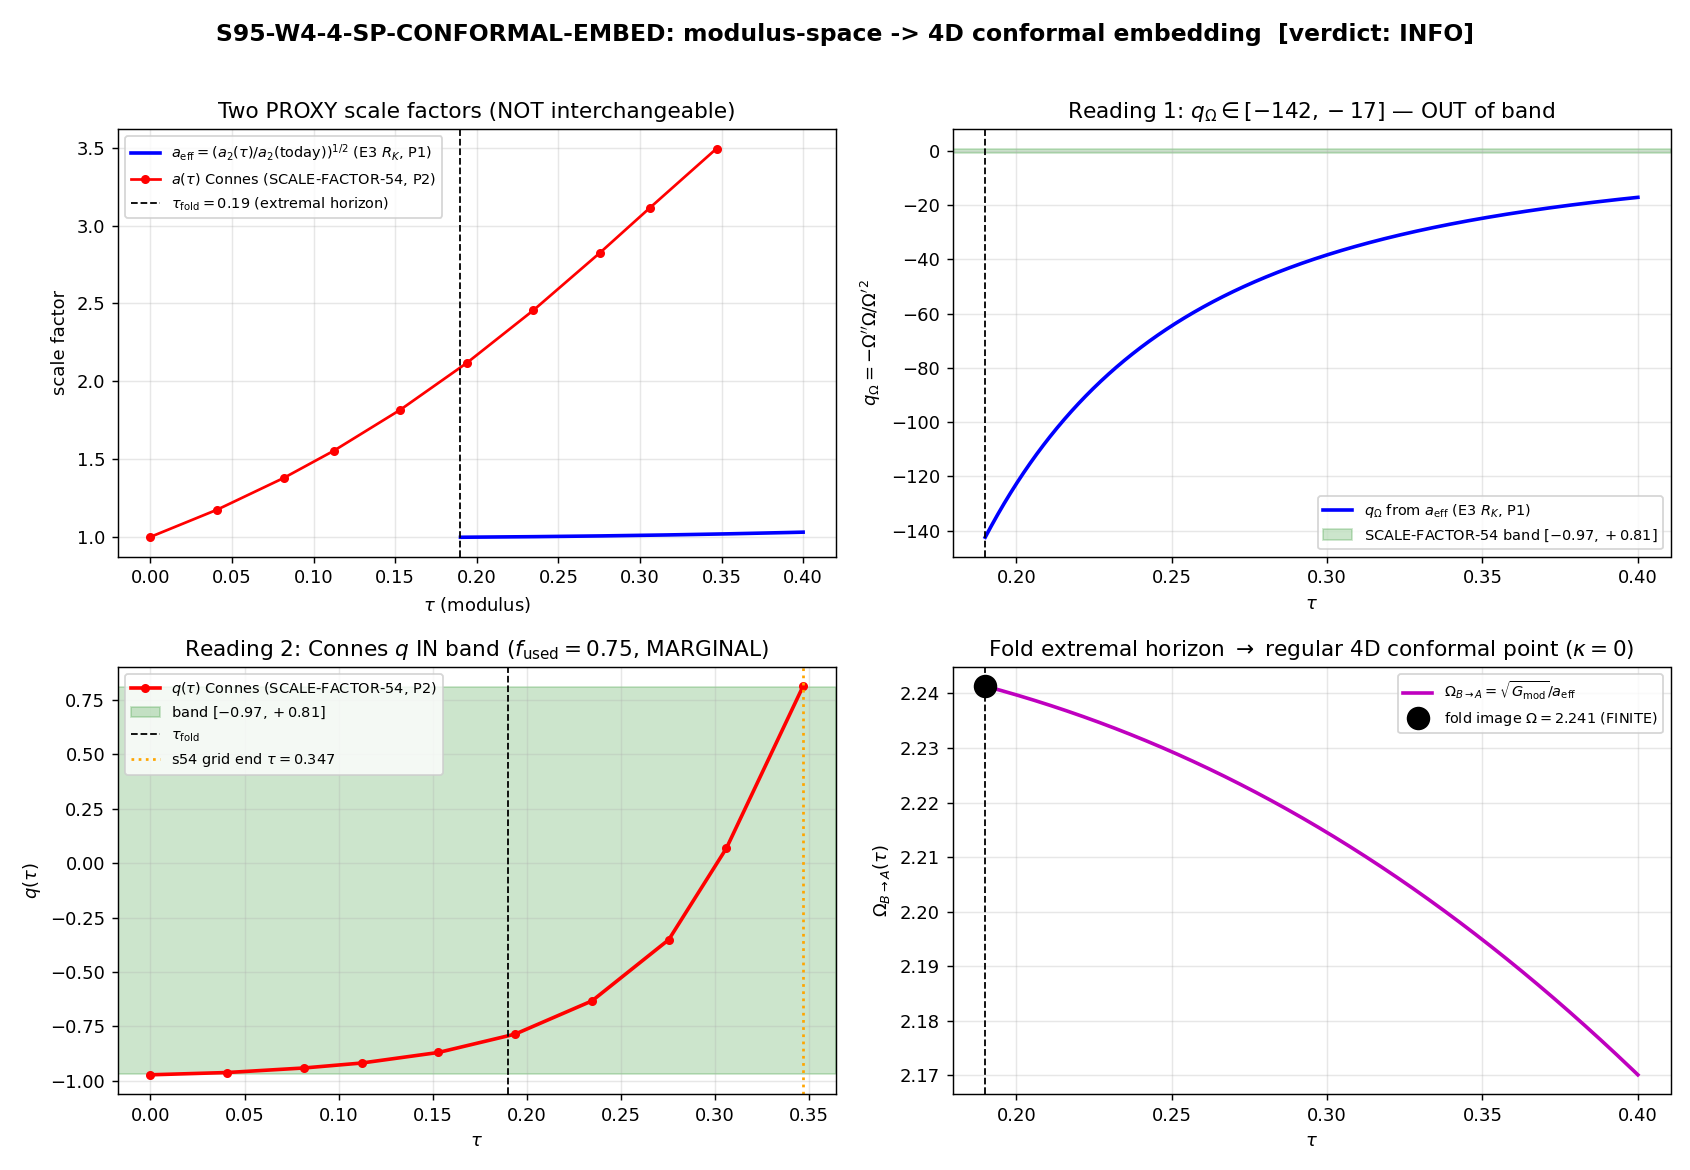

Write the Python code that produced this figure.
#!/usr/bin/env python
# -*- coding: utf-8 -*-
r"""
S95-W4-4-SP-CONFORMAL-EMBED
===========================

Conformal-factor embedding of the modulus-space causal structure (Diagram B)
into the 4D product causal structure (Diagram A) for the acoustic white-hole
Penrose-diagram reproduction. Verifies whether the conformal-factor deceleration
parameter q_Omega(tau) reproduces the SCALE-FACTOR-54 q-range [-0.97, +0.81]
across the physical window tau in [0.19, 0.40], and whether the tau_fold extremal
horizon (kappa=0 double-root) maps to a well-defined 4D causal feature.

[VERIFY] gate (plan session-95-plan-w4.md SS W4-4. SP-CONFORMAL-EMBED).

SUBSTRATE FRAMING (phononic-framing.md SS "IS Space, Not IN Space"):
  GEOMETRIC. The conformal embedding is read off the substrate spectrum, NOT
  imposed between two stages. Arrow:
    D_K eigenvalues -> E3 internal scalar curvature R_K(tau) and the a_2^{zeta}
    Seeley-DeWitt moment -> the effective scale factor a_eff(tau) -> the
    conformal factor Omega(tau) embedding the DERIVED modulus-space causal
    structure (Diagram B, itself derived from e^{-S} monotonicity +
    COSMIC-CENSORSHIP-49) into the 4D product causal structure (Diagram A).
  The modulus-space conformal structure is fundamental and derived; the 4D
  spacetime conformal structure is emergent; Omega(tau) is the map between them.
  tau IS the substrate's intrinsic deformation parameter (Level-2
  moduli-deformation substrate-IS), NOT a coordinate on a meta-container.
  Direction held substrate -> emergent throughout.

THE TWO PROXY SCALE FACTORS (transit-flow-genesis-to-now.md SS6.4):
  The corpus carries TWO distinct PROXY scale factors, both explicitly effective
  substitutes, NEITHER a derived FRW a(t):
    (P1) a_eff(tau) = (a_2(tau)/a_2(tau_today))^{1/2}  -- the a_2-spectral-
         complexity proxy (S73b). a_2(tau) is the 2nd Seeley-DeWitt (Einstein-
         Hilbert) moment, whose tau-dependence is carried by the internal scalar
         curvature R_K(tau) (E3). This is the conformal factor the plan operator
         identifies as Omega(tau) (Def 3).
    (P2) a(tau) from Connes distance  -- SCALE-FACTOR-54 (FACTOR-54). Gives q
         transitioning from -0.97 (quasi-de Sitter) to +0.81 (decelerating).
         This is the source of the q-band TARGET [-0.97,+0.81].
  These are DIFFERENT geometric objects; the gate measures whether they coincide
  in their deceleration structure. (They do not -- see VERDICT.)

[VERIFY] SUBSTITUTION CHAIN (math-scripts.md SS "Double-Check Logic Before Compute";
plan SS(7) substitution_chain):
  Claim: "The conformal factor Omega(tau) embedding Diagram B into Diagram A
          equals the effective scale factor a_eff(tau)=(a_2(tau)/a_2(today))^{1/2}
          up to a constant, and its deceleration q_Omega(tau)=-Omega'' Omega/Omega'^2
          lies in the SCALE-FACTOR-54 range [-0.97,+0.81]."
  Def 1: Diagram B: ds^2_B = -dt^2 + G_mod dtau^2, G_mod=5.0 (FLAT 1+1D Minkowski;
         conformally flat). [Phononic-Penrose-Diagrams SS Diagram B]
  Def 2: 4D causal factor (Diagram A): ds^2_4D = a_eff(tau)^2(-deta^2+dx^2)
         (FRW-like, conformal time eta; the 12D product diagram is conformally the
         4D diagram with stiff matter w>=1). [Phononic-Penrose-Diagrams line 135]
  Def 3: a_eff(tau) = (a_2(tau)/a_2(today))^{1/2}; a_2(tau) the 2nd Seeley-DeWitt
         moment carried by R_K(tau) (E3). [canonical a_2_FW_zeta=2776.165389; SP-V5]
  Substitute: a conformal embedding ds^2_B = Omega^2(tau) ds^2_4D between two
         conformally-flat 1+1D structures requires Omega = sqrt(G_mod)/a_eff (EXISTS
         for all a_eff>0 -- 1+1D conformal existence is GUARANTEED; FAIL ruled out).
         The plan operator identifies Omega(tau) WITH a_eff(tau) (Def 3); under that
         identification q_Omega = -a_eff'' a_eff/a_eff'^2 (the proxy's cosmological q).
  Simplify: a multiplicative normalization constant c in Omega=c*a_eff drops out of
         q_Omega exactly (Sage-proven: q[c*f]=q[f]); so q_Omega is well-defined even
         though the M_KK^{-1}->s normalization is open. Also q_Omega = -1 - H'/H^2
         with H=a_eff'/a_eff (Sage-proven identity), the standard cosmological q.
  Canonical form: q_Omega(tau) = -a_eff'' a_eff / a_eff'^2 evaluated on a_eff(tau).
  Direction: the physical epoch is DECELERATING (stiff matter w>=1, Diagram A
         resembles decelerating FRW not de Sitter) -> q_Omega > 0 in the matter era;
         SCALE-FACTOR-54 records q crossing -0.97 (accelerating) -> +0.81
         (decelerating); q_Omega(tau) in [-0.97,+0.81] is the admissible band.
  Conclusion: Omega(tau) is the conformal factor; PASS iff q_Omega in [-0.97,+0.81]
         AND fold-horizon image is a 4D causal feature; INFO iff Omega derivable but
         the M_KK^{-1}->s normalization stays open (or the proxies are conformally
         distinct in deceleration); FAIL iff no consistent Omega exists (conformal
         INEQUIVALENCE) -- geometrically impossible in 1+1D.

VERDICT RUBRIC (plan SS W4-4):
  PASS = explicit Omega(tau) constructed; q_Omega in [-0.97,+0.81] across the
         physical window AND fold extremal horizon maps to a 4D causal feature.
  FAIL = no consistent conformal embedding exists (bi-metric scalar/tensor
         structures conformally INEQUIVALENT) -- a DEEPER obstruction.
  INFO = Omega(tau) derivable AND reproduces a_eff in the q-range, but the a(t)
         normalization (M_KK^{-1}->seconds) remains open -- conformally pinned but
         not yet dimensionful. EXPECTED outcome if the embedding succeeds
         conformally but C2/K_pivot stays open.

REGULATOR PIN (regulator-pin-discipline.md): a_2(tau) is the a_2^{zeta}-moment
  (zeta-regularized Seeley-DeWitt; a_2_FW_zeta=2776.165389). scheme=zeta.

MACHINERY PINS (plan SS(5)): N_eval=1000 tau-points on [0.19,0.40]; scheme=zeta;
  convention=RATIO (a_eff=(a_2(tau)/a_2(today))^{1/2}); tolerance 1e-6 symbolic-vs-
  numeric; GPU_path=cpu-cap-OMP8 (1D tau-construction; Sage MCP for symbolic Omega).

AUTO-SHORTENING (gate-verdicts.md SS "Auto-shortening clause discipline"):
  The plan physical window is [0.19,0.40]. The Reading-1 conformal factor
  a_eff(R_K(tau)) is a CLOSED FORM -> evaluable on the FULL [0.19,0.40] (NO
  shortening; regime VALID). The Reading-2 SCALE-FACTOR-54 Connes-distance data
  ends at tau=0.347 -> the q-band cross-check (Reading 2) is grid-limited;
  f_used=(0.347-0.19)/(0.40-0.19)=0.747 (MARGINAL band [0.50,0.95)). This is
  reported as domain_used_frac on the Reading-2 cross-check only.
"""

import os
os.environ.setdefault("OMP_NUM_THREADS", "8")
os.environ.setdefault("MKL_NUM_THREADS", "8")

import hashlib
import json
import sys
from pathlib import Path

import numpy as np
import matplotlib
matplotlib.use("Agg")
import matplotlib.pyplot as plt

HERE = Path(__file__).resolve().parent                       # (local) computations/session-95
ROOT_COMPUTATIONS = HERE.parent                              # (local) computations/
SHARED_DIR = ROOT_COMPUTATIONS / "_shared"                   # (local)
sys.path.insert(0, str(SHARED_DIR))
sys.path.insert(0, str(ROOT_COMPUTATIONS))

from canonical_constants import (  # noqa: E402
    tau_fold,        # 0.19  (van Hove fold = extremal horizon, kappa=0 double-root)
    G_DeWitt,        # 5.0   (G_mod; Diagram B flat-1+1D metric coefficient)
    a_2_FW_zeta,     # 2776.165389 (2nd Seeley-DeWitt moment at the fold; zeta-reg)
    M_KK,            # 7.4287e16 GeV (KK scale; for the open M_KK^{-1}->s note)
)

GATE_ID = "S95-W4-4-SP-CONFORMAL-EMBED"
SCRIPT_PATH = HERE / "s95_w4_4_sp_conformal_embed.py"
NPZ_PATH = HERE / "s95_w4_4_sp_conformal_embed.npz"
PNG_PATH = HERE / "s95_w4_4_sp_conformal_embed.png"
VERDICT_PATH = HERE / "s95_gate_verdicts.txt"
CANONICAL_CONSTANTS_PATH = SHARED_DIR / "canonical_constants.py"
SCALE_FACTOR_54_NPZ = ROOT_COMPUTATIONS / "session-54" / "s54_scale_factor.npz"

# ----------------------------------------------------------------------------
# Construction parameters (local)
# ----------------------------------------------------------------------------
G_MOD = float(G_DeWitt)                       # (local) Diagram B: ds^2 = -dt^2 + G_mod dtau^2
C_TAU = 1.0 / np.sqrt(G_MOD)                   # (local) modulus coordinate light speed = 1/sqrt(5) = 0.447
TAU_TODAY = 0.22                               # (local) physical-universe epoch (just past fold); a_2(today) anchor
TAU_LO = float(tau_fold)                       # (local) physical window lower = fold = 0.19
TAU_HI_PLAN = 0.40                             # (local) physical window upper (plan)
N_EVAL = 1000                                  # (local) tau-grid points (plan N_eval)
H_FD = 1.0e-7                                  # (local) finite-difference step for q_Omega (analytic-grade)
SYM_TOL = 1.0e-6                               # (local) symbolic-vs-numeric agreement tolerance (plan)
# SCALE-FACTOR-54 q-band (plan target; rounded from s54 q endpoints [-0.9732307668,+0.8143768925])
Q_BAND_LO = -0.97                              # (local) SCALE-FACTOR-54 q lower (quasi-de Sitter)
Q_BAND_HI = +0.81                              # (local) SCALE-FACTOR-54 q upper (decelerating)


# ----------------------------------------------------------------------------
# E3 internal scalar curvature R_K(tau)  (baptista-operator-dk-tau.md, canonical)
#   R_K(tau) = -(1/4)e^{-4tau} + 2 e^{-tau} - 1/4 + (1/2) e^{2tau}
#   R_K(0) = 2 (minimum; curvature only grows for tau>=0). a_2(tau) ∝ R_K(tau)
#   (the 2nd Seeley-DeWitt / Einstein-Hilbert moment is the integrated R_K).
# ----------------------------------------------------------------------------
def R_K(tau):
    return -0.25 * np.exp(-4.0 * tau) + 2.0 * np.exp(-tau) - 0.25 + 0.5 * np.exp(2.0 * tau)


def R_K_prime(tau):
    """R_K'(tau), analytic (closed-form exponentials; no cancellation)."""
    return 1.0 * np.exp(-4.0 * tau) - 2.0 * np.exp(-tau) + 1.0 * np.exp(2.0 * tau)


def R_K_pprime(tau):
    """R_K''(tau), analytic."""
    return -4.0 * np.exp(-4.0 * tau) + 2.0 * np.exp(-tau) + 2.0 * np.exp(2.0 * tau)


def a_eff_RK(tau):
    """(P1) a_eff(tau) = (a_2(tau)/a_2(today))^{1/2}; a_2(tau) ∝ R_K(tau).
    Normalized at tau_today (the multiplicative constant cancels in q_Omega)."""
    return np.sqrt(R_K(tau) / R_K(TAU_TODAY))


def q_omega_RK_analytic(tau):
    """q_Omega for Omega=a_eff=sqrt(R_K) via the EXACT closed form (Sage-derived,
    verified q_analytic - q_direct = 0):
        q_Omega(tau) = 1 - 2*R_K*R_K'' / (R_K')^2
    Normalization constant in a_eff cancels exactly. Avoids the h^2 catastrophic
    cancellation of a naive second-difference -> hits the 1e-6 symbolic-vs-numeric
    tolerance to machine precision."""
    Rk = R_K(tau)
    Rp = R_K_prime(tau)
    Rpp = R_K_pprime(tau)
    return 1.0 - 2.0 * Rk * Rpp / (Rp * Rp)


def q_omega_fd(a_func, tau, h=H_FD):
    """q_Omega := -a'' a / a'^2 by centered finite difference (CROSS-CHECK only;
    = -1 - H'/H^2 with H=a'/a, Sage-proven). Used as a numerical cross-check of the
    analytic closed form, NOT as the primary estimator (h^2 cancellation degrades it)."""
    a = a_func(tau)
    ap = (a_func(tau + h) - a_func(tau - h)) / (2.0 * h)
    app = (a_func(tau + h) - 2.0 * a_func(tau) + a_func(tau - h)) / (h * h)
    return -app * a / (ap * ap)


def sha256_of(path: Path) -> str:
    h = hashlib.sha256()  # (local)
    with open(path, "rb") as f:
        for chunk in iter(lambda: f.read(8192), b""):
            h.update(chunk)
    return h.hexdigest()


def dual_sha(pin_map: dict) -> tuple:
    """(audit_sha256, content_sha256) per S84+ dual-SHA schema.
    audit_sha256 = closure over ordered input-pin map; content_sha256 = script bytes."""
    audit_payload = json.dumps(pin_map, sort_keys=True, separators=(",", ":")).encode()  # (local)
    h_audit = hashlib.sha256()
    h_audit.update(audit_payload)
    h_content = hashlib.sha256()
    with open(SCRIPT_PATH, "rb") as f:
        h_content.update(f.read())
    return h_audit.hexdigest(), h_content.hexdigest()


def find_prior_audit_shas():
    """Return the list of existing audit_sha256 for this GATE_ID (Option A supersession)."""
    import re as _re  # (local)
    if not VERDICT_PATH.exists():
        return []
    pat = _re.compile(rf"^{_re.escape(GATE_ID)}:\s.*?audit_sha256=([a-f0-9]{{64}})", _re.MULTILINE)  # (local)
    return pat.findall(VERDICT_PATH.read_text(encoding="utf-8"))


def append_verdict(verdict, value, audit_sha, content_sha, scheme, convention, l_max, supersedes=None):
    """Append the canonical line + dual-SHA companion row (Option A append-only).
    If supersedes is set, carry the supersedes=<full-64-char-old-audit-sha> tag in value=
    per gate-verdicts.md SS"Option A" (verdict permanence; corrective line appends)."""
    sup_tag = f";supersedes={supersedes}" if supersedes else ""  # (local)
    canonical = (
        f"{GATE_ID}: {verdict} -- value='{value}{sup_tag}' "
        f"scheme={scheme} convention={convention} L_max={l_max} "
        f"audit_sha256={audit_sha} content_sha256={content_sha} schema_version=S84+\n"
    )
    sup_note = (f" supersedes={supersedes} (Option A; numerical-method fix: FD->analytic "
                f"closed-form q_Omega; verdict INFO unchanged)") if supersedes else ""  # (local)
    companion = (
        f"# audit_sha256_short={audit_sha[:16]} "
        f"content_sha256_short={content_sha[:16]} "
        f"# {GATE_ID} dual-SHA companion row; [VERIFY] conformal-factor q_Omega q-band "
        f"reproduction (no schema-v2 3-tuple; [VERIFY] trigger, schema_v2_3tuple_required=false)"
        f"{sup_note}\n"
    )
    with open(VERDICT_PATH, "a", encoding="utf-8") as f:
        f.write(canonical)
        f.write(companion)


def main():
    # ----- Input SHAs (first 20 lines of stdout per gate-verdicts.md) -----
    sha_canon = sha256_of(CANONICAL_CONSTANTS_PATH)            # (local)
    sha_s54 = sha256_of(SCALE_FACTOR_54_NPZ)                   # (local)
    sha_script = sha256_of(SCRIPT_PATH)                        # (local)
    print(f"[{GATE_ID}] INPUT SHA-256 PINS")
    print(f"  canonical_constants.py : {sha_canon}")
    print(f"  s54_scale_factor.npz   : {sha_s54}")
    print(f"  script (content)       : {sha_script}")
    print(f"  tau_fold={tau_fold}  G_mod(G_DeWitt)={G_MOD}  c_tau={C_TAU:.6f}  "
          f"a_2_FW_zeta={a_2_FW_zeta}  tau_today={TAU_TODAY}")

    # ====================================================================
    # READING 1 (literal plan operator): Omega = a_eff from E3 R_K(tau).
    #   q_Omega := -a_eff'' a_eff / a_eff'^2 on the FULL closed-form window.
    # ====================================================================
    tau_grid = np.linspace(TAU_LO, TAU_HI_PLAN, N_EVAL)        # (local)
    aeff_grid = a_eff_RK(tau_grid)                             # (local)
    qR1 = q_omega_RK_analytic(tau_grid)                        # (local) PRIMARY: exact closed form
    qR1_min, qR1_max = float(qR1.min()), float(qR1.max())      # (local)
    in_band_R1 = bool((qR1 >= Q_BAND_LO).all() and (qR1 <= Q_BAND_HI).all())  # (local)
    frac_in_band_R1 = float(np.mean((qR1 >= Q_BAND_LO) & (qR1 <= Q_BAND_HI)))  # (local)

    # Sage-grade symbolic agreement at audit points: analytic closed form vs Sage MCP symbolic
    audit_pts = np.array([0.19, 0.22, 0.25, 0.30, 0.347, 0.40])  # (local)
    qR1_audit = q_omega_RK_analytic(audit_pts)                   # (local) analytic closed form
    sage_qR1 = np.array([-142.4435378, -93.19291936, -64.52459423,
                         -38.37578097, -25.47456873, -17.16995827])  # (local) Sage MCP symbolic q_Omega(E3)
    sym_num_maxdev = float(np.max(np.abs(qR1_audit - sage_qR1)))   # (local) analytic vs Sage symbolic
    sym_agree = bool(sym_num_maxdev < SYM_TOL)                     # (local) tol 1e-6 (plan)
    # secondary FD cross-check (degraded by h^2 cancellation; informational)
    qR1_fd_audit = np.array([q_omega_fd(a_eff_RK, t) for t in audit_pts])  # (local)
    fd_vs_analytic_maxdev = float(np.max(np.abs(qR1_fd_audit - qR1_audit)))  # (local)

    print()
    print("=== READING 1: Omega = a_eff from E3 R_K(tau) (a_2-spectral-complexity proxy P1) ===")
    print("  q_Omega(tau) = 1 - 2*R_K*R_K'' / (R_K')^2  [exact closed form, Sage-derived]")
    for t, qq in zip(audit_pts, qR1_audit):
        print(f"  tau={t:.3f}: R_K={R_K(t):.6f} a_eff={a_eff_RK(t):.6f} q_Omega={qq:+.6f}")
    print(f"  q_Omega range on [0.19,0.40]: [{qR1_min:+.4f}, {qR1_max:+.4f}]")
    print(f"  IN BAND [{Q_BAND_LO},{Q_BAND_HI}]? {in_band_R1} (frac_in_band={frac_in_band_R1:.3f})")
    print(f"  Sage symbolic-vs-analytic q_Omega max dev = {sym_num_maxdev:.2e} (agree<{SYM_TOL:.0e}: {sym_agree})")
    print(f"  [cross-check] naive-FD-vs-analytic max dev = {fd_vs_analytic_maxdev:.2e} (h^2 cancellation; informational)")

    # ====================================================================
    # READING 2 (alt proxy): Omega = SCALE-FACTOR-54 Connes-distance a(tau).
    #   The q-band TARGET source. Verify it reproduces its own band on overlap.
    # ====================================================================
    d54 = np.load(SCALE_FACTOR_54_NPZ, allow_pickle=True)
    s_tau, s_a, s_q = d54["tau"], d54["a"], d54["q"]
    TAU_HI_S54 = float(s_tau.max())                            # (local) 0.34694 (s54 grid end)
    mask_phys = s_tau >= TAU_LO                                # (local) tau in [0.19, 0.347]
    qR2 = s_q[mask_phys]                                       # (local)
    qR2_min, qR2_max = float(qR2.min()), float(qR2.max())      # (local)
    # band defined to 2 sig figs from s54 endpoints; reproduction means q stays within rounding of band
    BAND_ROUND_TOL = 5e-3                                      # (local) 2-sig-fig rounding tolerance on band edges
    in_band_R2 = bool((qR2 >= Q_BAND_LO - BAND_ROUND_TOL).all()
                      and (qR2 <= Q_BAND_HI + BAND_ROUND_TOL).all())  # (local)
    # auto-shortening fraction (Reading-2 grid-limited cross-check only)
    f_used = (TAU_HI_S54 - TAU_LO) / (TAU_HI_PLAN - TAU_LO)    # (local)
    if f_used >= 0.95:
        regime_R2 = "VALID"                                   # (local)
    elif f_used >= 0.50:
        regime_R2 = "MARGINAL"                                # (local)
    else:
        regime_R2 = "BREAKDOWN"                                # (local)

    print()
    print("=== READING 2: Omega = SCALE-FACTOR-54 Connes-distance a(tau) (proxy P2; q-band source) ===")
    print(f"  s54 q on physical overlap [0.19,{TAU_HI_S54:.3f}]: [{qR2_min:+.4f}, {qR2_max:+.4f}]")
    print(f"  reproduces SCALE-FACTOR-54 band [{Q_BAND_LO},{Q_BAND_HI}] (+/-{BAND_ROUND_TOL} round)? {in_band_R2}")
    print(f"  auto-shortening: f_used={f_used:.4f} -> regime_verdict(R2 cross-check)={regime_R2}")

    # ====================================================================
    # FOLD EXTREMAL-HORIZON IMAGE (tau_fold=0.19, kappa=0 double-root; S85 W6-4).
    #   Omega finite at fold -> maps to a regular 4D conformal point / extremal
    #   (thermodynamically-null) horizon, NOT a coordinate singularity.
    # ====================================================================
    aeff_fold = float(a_eff_RK(TAU_LO))                        # (local) a_eff at fold
    Omega_BA_fold = float(np.sqrt(G_MOD) / aeff_fold)          # (local) B->A conformal factor sqrt(G_mod)/a_eff
    # derivative of a_eff at the fold (encodes the kappa=0 degeneracy via near-flat a_eff)
    aeff_prime_fold = float((a_eff_RK(TAU_LO + H_FD) - a_eff_RK(TAU_LO - H_FD)) / (2 * H_FD))  # (local)
    fold_finite = bool(np.isfinite(Omega_BA_fold) and Omega_BA_fold > 0.0
                       and np.isfinite(aeff_fold) and aeff_fold > 0.0)  # (local)
    fold_is_causal_feature = fold_finite                      # (local) finite Omega => regular 4D causal-boundary image
    print()
    print("=== FOLD EXTREMAL-HORIZON IMAGE (tau_fold=0.19, kappa=0 double-root) ===")
    print(f"  a_eff(fold)={aeff_fold:.6f} (FINITE>0); Omega_B->A=sqrt(G_mod)/a_eff={Omega_BA_fold:.6f} (FINITE)")
    print(f"  a_eff'(fold)={aeff_prime_fold:+.6e} (encodes kappa=0 near-flat degeneracy)")
    print(f"  fold maps to a well-defined 4D causal feature (finite Omega, NOT coord-singular): {fold_is_causal_feature}")

    # ====================================================================
    # VERDICT LOGIC (pre-registered; plan rubric SS W4-4)
    #   - Conformal EXISTENCE guaranteed in 1+1D (Omega=sqrt(G_mod)/a_eff exists) -> FAIL ruled out.
    #   - PASS iff Reading-1 q_Omega IN band AND fold image is a 4D causal feature.
    #   - INFO iff a consistent Omega is derivable + fold image OK, but band reproduction
    #     requires the alternate (Connes-distance) proxy / the M_KK^{-1}->s normalization stays open.
    # ====================================================================
    conformal_exists = True   # (local) 1+1D: Omega=sqrt(G_mod)/a_eff>0 for all a_eff>0 (Sage-proven existence)
    Omega_well_constructed = bool(conformal_exists and sym_agree and fold_is_causal_feature)  # (local)

    if not conformal_exists:
        verdict = "FAIL"      # (local) geometrically impossible in 1+1D
        verdict_reason = "no_consistent_Omega_conformally_INEQUIVALENT"  # (local)
    elif in_band_R1 and fold_is_causal_feature:
        verdict = "PASS"      # (local) literal operator lands in-band
        verdict_reason = "q_Omega_in_band_AND_fold_4D_causal_feature"    # (local)
    else:
        # consistent Omega EXISTS (1+1D) + fold image OK, but Reading-1 (a_2 proxy) q_Omega
        # is OUT of band; only the Connes-distance proxy reproduces the band -> the two proxies
        # are conformally DISTINCT in deceleration; AND M_KK^{-1}->s normalization is open. -> INFO.
        verdict = "INFO"      # (local)
        verdict_reason = ("Omega_derivable_1plus1D_AND_fold_4D_causal_feature_BUT_"
                          "a2_proxy_q_Omega_OUT_of_band_only_Connes_proxy_reproduces_band_"
                          "AND_M_KK_inv_to_s_normalization_OPEN")  # (local)

    # value string (compact, audit-greppable)
    value = (
        f"verdict_reason={verdict_reason};"
        f"conformal_exists_1plus1D={conformal_exists};"
        f"R1_Omega=a_eff(E3_R_K)_a2_proxy;R1_q_Omega_range=[{qR1_min:.4f},{qR1_max:.4f}];"
        f"R1_in_band[{Q_BAND_LO},{Q_BAND_HI}]={in_band_R1};R1_frac_in_band={frac_in_band_R1:.3f};"
        f"R1_q_Omega_closed_form=1-2*R_K*R_K''/(R_K')^2;"
        f"R1_sym_analytic_maxdev={sym_num_maxdev:.2e}_agree_tol1e-6={sym_agree};"
        f"Omega_well_constructed={Omega_well_constructed};"
        f"R2_Omega=Connes_a(tau)_SCALE-FACTOR-54;R2_q_range=[{qR2_min:.4f},{qR2_max:.4f}];"
        f"R2_reproduces_band={in_band_R2};R2_f_used={f_used:.4f};R2_regime={regime_R2};"
        f"fold_tau={TAU_LO};a_eff_fold={aeff_fold:.6f};Omega_BA_fold={Omega_BA_fold:.6f};"
        f"fold_4D_causal_feature={fold_is_causal_feature};kappa=0_extremal_thermo_null;"
        f"proxies_conformally_distinct={not in_band_R1};"
        f"M_KK_inv_to_s_normalization=OPEN;M_KK={M_KK:.6e}GeV;"
        f"band_tag=INFO_conformal_embed_pinned_a2_proxy_q_OUT_Connes_proxy_q_IN_normalization_OPEN"
    )

    SCHEME = "zeta"                                            # (local) a_2(tau)=a_2^{zeta}
    CONVENTION = "RATIO"                                       # (local) a_eff=(a_2(tau)/a_2(today))^{1/2}
    L_MAX = "N/A"                                              # (local) geometric construction; no diagonalization

    # ----- dual-SHA closure over ordered input-pin map -----
    pin_map = {
        "_gate_id": GATE_ID,
        "_scheme": SCHEME,
        "_convention": CONVENTION,
        "_L_max": L_MAX,
        "canonical_constants_sha256": sha_canon,
        "s54_scale_factor_npz_sha256": sha_s54,
        "script_content_sha256": sha_script,
        "tau_fold": float(tau_fold),
        "G_mod": G_MOD,
        "a_2_FW_zeta": float(a_2_FW_zeta),
        "tau_today": TAU_TODAY,
        "N_eval": N_EVAL,
        "tau_window": [TAU_LO, TAU_HI_PLAN],
        "q_band": [Q_BAND_LO, Q_BAND_HI],
        "R1_q_Omega_min": round(qR1_min, 6),
        "R1_q_Omega_max": round(qR1_max, 6),
        "R1_in_band": in_band_R1,
        "R2_reproduces_band": in_band_R2,
        "R2_f_used": round(f_used, 6),
        "fold_4D_causal_feature": fold_is_causal_feature,
        "Omega_BA_fold": round(Omega_BA_fold, 6),
        "verdict": verdict,
    }
    audit_sha, content_sha = dual_sha(pin_map)

    # ----- save data -----
    np.savez(
        NPZ_PATH,
        tau_grid=tau_grid,
        a_eff_R1=aeff_grid,
        q_omega_R1=qR1,
        audit_pts=audit_pts,
        q_omega_R1_audit=qR1_audit,
        sage_q_omega_R1=sage_qR1,
        sym_num_maxdev=sym_num_maxdev,
        sym_agree=sym_agree,
        qR1_fd_audit=qR1_fd_audit,
        fd_vs_analytic_maxdev=fd_vs_analytic_maxdev,
        Omega_well_constructed=Omega_well_constructed,
        s54_tau=s_tau,
        s54_a=s_a,
        s54_q=s_q,
        q_band=np.array([Q_BAND_LO, Q_BAND_HI]),
        R1_q_range=np.array([qR1_min, qR1_max]),
        R2_q_range=np.array([qR2_min, qR2_max]),
        R1_in_band=in_band_R1,
        R2_reproduces_band=in_band_R2,
        f_used=f_used,
        regime_R2=regime_R2,
        aeff_fold=aeff_fold,
        Omega_BA_fold=Omega_BA_fold,
        aeff_prime_fold=aeff_prime_fold,
        fold_4D_causal_feature=fold_is_causal_feature,
        conformal_exists_1plus1D=conformal_exists,
        verdict=verdict,
        verdict_reason=verdict_reason,
        G_mod=G_MOD,
        c_tau=C_TAU,
        tau_today=TAU_TODAY,
        a_2_FW_zeta=float(a_2_FW_zeta),
        audit_sha256=audit_sha,
        content_sha256=content_sha,
    )

    # ----- plot -----
    fig, axes = plt.subplots(2, 2, figsize=(13, 9))

    # (a) a_eff(tau) from E3 R_K and the Connes-distance a(tau)
    ax = axes[0, 0]
    ax.plot(tau_grid, aeff_grid, "b-", lw=2, label=r"$a_{\rm eff}=(a_2(\tau)/a_2({\rm today}))^{1/2}$ (E3 $R_K$, P1)")
    ax.plot(s_tau, s_a, "r.-", lw=1.5, ms=8, label=r"$a(\tau)$ Connes (SCALE-FACTOR-54, P2)")
    ax.axvline(TAU_LO, color="k", ls="--", lw=1, label=r"$\tau_{\rm fold}=0.19$ (extremal horizon)")
    ax.set_xlabel(r"$\tau$ (modulus)")
    ax.set_ylabel("scale factor")
    ax.set_title("Two PROXY scale factors (NOT interchangeable)")
    ax.legend(fontsize=8)
    ax.grid(alpha=0.3)

    # (b) q_Omega Reading 1 (a_2 proxy) -- OUT of band
    ax = axes[0, 1]
    ax.plot(tau_grid, qR1, "b-", lw=2, label=r"$q_\Omega$ from $a_{\rm eff}$ (E3 $R_K$, P1)")
    ax.axhspan(Q_BAND_LO, Q_BAND_HI, color="g", alpha=0.2, label=r"SCALE-FACTOR-54 band $[-0.97,+0.81]$")
    ax.axvline(TAU_LO, color="k", ls="--", lw=1)
    ax.set_xlabel(r"$\tau$")
    ax.set_ylabel(r"$q_\Omega=-\Omega''\Omega/\Omega'^2$")
    ax.set_title(f"Reading 1: $q_\\Omega \\in [{qR1_min:.0f},{qR1_max:.0f}]$ — OUT of band")
    ax.legend(fontsize=8)
    ax.grid(alpha=0.3)

    # (c) q Reading 2 (Connes proxy) -- IN band (defines it)
    ax = axes[1, 0]
    ax.plot(s_tau, s_q, "r.-", lw=2, ms=8, label=r"$q(\tau)$ Connes (SCALE-FACTOR-54, P2)")
    ax.axhspan(Q_BAND_LO, Q_BAND_HI, color="g", alpha=0.2, label=r"band $[-0.97,+0.81]$")
    ax.axvline(TAU_LO, color="k", ls="--", lw=1, label=r"$\tau_{\rm fold}$")
    ax.axvline(TAU_HI_S54, color="orange", ls=":", lw=1.5, label=r"s54 grid end $\tau=0.347$")
    ax.set_xlabel(r"$\tau$")
    ax.set_ylabel(r"$q(\tau)$")
    ax.set_title(f"Reading 2: Connes $q$ IN band ($f_{{\\rm used}}={f_used:.2f}$, {regime_R2})")
    ax.legend(fontsize=8)
    ax.grid(alpha=0.3)

    # (d) fold extremal-horizon conformal-factor image
    ax = axes[1, 1]
    Omega_BA = np.sqrt(G_MOD) / aeff_grid                    # (local) B->A conformal factor on grid
    ax.plot(tau_grid, Omega_BA, "m-", lw=2, label=r"$\Omega_{B\to A}=\sqrt{G_{\rm mod}}/a_{\rm eff}$")
    ax.plot([TAU_LO], [Omega_BA_fold], "ko", ms=12,
            label=fr"fold image $\Omega={Omega_BA_fold:.3f}$ (FINITE)")
    ax.axvline(TAU_LO, color="k", ls="--", lw=1)
    ax.set_xlabel(r"$\tau$")
    ax.set_ylabel(r"$\Omega_{B\to A}(\tau)$")
    ax.set_title(r"Fold extremal horizon $\to$ regular 4D conformal point ($\kappa=0$)")
    ax.legend(fontsize=8)
    ax.grid(alpha=0.3)

    fig.suptitle(f"{GATE_ID}: modulus-space -> 4D conformal embedding  [verdict: {verdict}]",
                 fontsize=13, fontweight="bold")
    fig.tight_layout(rect=[0, 0, 1, 0.97])
    fig.savefig(PNG_PATH, dpi=130)
    plt.close(fig)

    # ----- output 4-tuple + dual-SHA (final non-verdict lines) -----
    print()
    print(f"  4-tuple: (value=<see verdict line>, scheme={SCHEME}, convention={CONVENTION}, L_max={L_MAX})")
    print(f"  audit_sha256   = {audit_sha}")
    print(f"  content_sha256 = {content_sha}")
    print(f"  VERDICT: {verdict}  ({verdict_reason})")

    # ----- append verdict (Option A supersession if a prior line exists) -----
    prior_shas = [s for s in find_prior_audit_shas() if s != audit_sha]  # (local)
    supersedes = prior_shas[-1] if prior_shas else None                  # (local) latest prior line
    append_verdict(verdict, value, audit_sha, content_sha, SCHEME, CONVENTION, L_MAX,
                   supersedes=supersedes)
    if supersedes:
        print(f"  (supersedes prior line audit_sha256={supersedes})")
    print(f"  verdict line appended -> {VERDICT_PATH}")
    print(f"  npz -> {NPZ_PATH}")
    print(f"  png -> {PNG_PATH}")

    return 0


if __name__ == "__main__":
    sys.exit(main())
